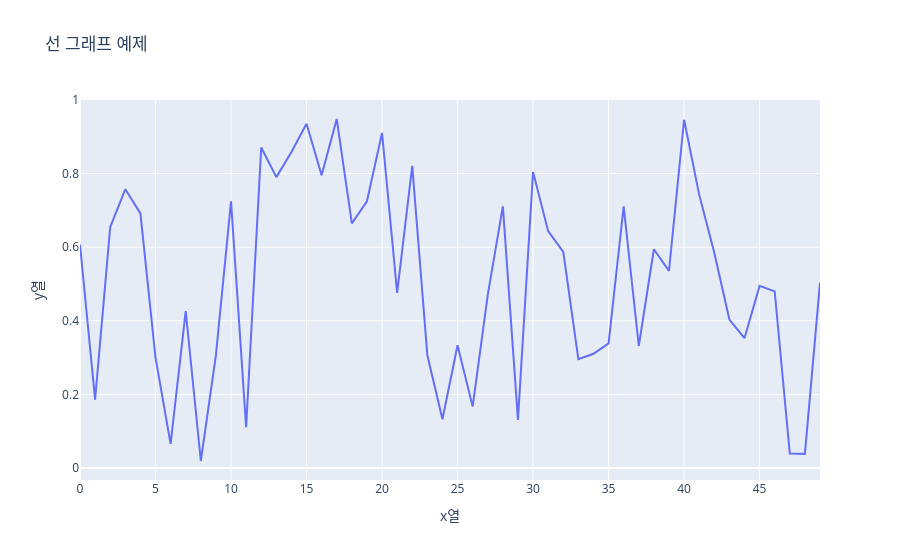

Notebook code for this chart:
### Markdown cell above
#### 산점도 그래프 활용 방법 
1) 관계분석 : 서로 다른 변수 사이에 상관관계가 존재하는지 파악하고 싶을 때 
2) 패턴 및 경향성 파악 : 특정 데이터들이 어떤 패턴이나 경향성을 보이는지 확인하고자 할 때 
3) 이상치(outlier) 탐지 : 전체 데이터에서 특정 데이터가 다른 값들과 동떨어진 좌표값 = 이상치를 가지고 있을 때, 식별 
4) 탐색적 데이터 분석 초반 단계 : 전체 총 데이터안에 있는 feature 들 간 상관관계 = 상호작용 여부를 판단하고자 할 때

### Code cell
# 

df = pd.DataFrame({
    "x열" :np.arange(50),
    "y열" :np.random.rand(50),
})

fig = px.line(
    df,
    x= "x열",
    y = "y열",
    title = "선 그래프 예제"
)
fig.show()

### Figure 1 — Plotly figure (JSON) as saved in the notebook; plotly's stock layout.template omitted (floating-point values rounded to 4 significant figures)
{"data": [{"hovertemplate": "x열=%{x}<br>y열=%{y}<extra></extra>", "legendgroup": "", "line": {"color": "#636efa", "dash": "solid"}, "marker": {"symbol": "circle"}, "mode": "lines", "name": "", "orientation": "v", "showlegend": false, "type": "scatter", "x": [0, 1, 2, 3, 4, 5, 6, 7, 8, 9, 10, 11, 12, 13, 14, 15, 16, 17, 18, 19, 20, 21, 22, 23, 24, 25, 26, 27, 28, 29, 30, 31, 32, 33, 34, 35, 36, 37, 38, 39, 40, 41, 42, 43, 44, 45, 46, 47, 48, 49], "xaxis": "x", "y": [0.6071, 0.1857, 0.6542, 0.7575, 0.6919, 0.2999, 0.06527, 0.4263, 0.01888, 0.3065, 0.7246, 0.1111, 0.8708, 0.7904, 0.8588, 0.9353, 0.7953, 0.9484, 0.6648, 0.7246, 0.9106, 0.4757, 0.8209, 0.3062, 0.1323, 0.3334, 0.1667, 0.4705, 0.7108, 0.1308, 0.8046, 0.6434, 0.5875, 0.2955, 0.3102, 0.3386, 0.7112, 0.3314, 0.5944, 0.5357, 0.9463, 0.7428, 0.5849, 0.4032, 0.3525, 0.4948, 0.4798, 0.03948, 0.03831, 0.504], "yaxis": "y"}], "layout": {"legend": {"tracegroupgap": 0}, "title": {"text": "선 그래프 예제"}, "xaxis": {"anchor": "y", "domain": [0, 1], "title": {"text": "x열"}}, "yaxis": {"anchor": "x", "domain": [0, 1], "title": {"text": "y열"}}}}
